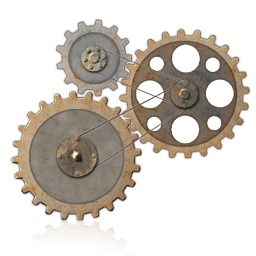
#> input picture Image.jpg, 256 x 256 px
$ python laplacian.py   (Python 2 division)
#> lines starting #> are read from the running program, lines starting #| are printed output that depends on the picture
import random
import cv2
import numpy as np

#loading original image
image = cv2.imread('Image.jpg')
#> image is the input picture: shape (256, 256, 3); mean B, G, R 196.9, 204.2, 209.9
cv2.imshow("Original", image)

#converting to YUV
image = cv2.cvtColor(image, cv2.COLOR_RGB2YCR_CB)
#> image: shape (256, 256, 3); mean of channels 0, 1, 2 202.6, 123.9, 132.1
src = image.copy()

#adding noise
for i in range(256):
    for j in range(256):
        noise = random.gauss(0, 5)
    	if (src[i, j, 0] + noise <= 255):
    	    src[i, j, 0] += noise
    	else:
    	    src[i, j, 0] -= noise
#> src: shape (256, 256, 3); mean of channels 0, 1, 2 199.9, 123.9, 132.1
srcRGB = cv2.cvtColor(src, cv2.COLOR_YCR_CB2RGB)
cv2.imshow("with noise", srcRGB)

#Using Gaussian filter
dst = cv2.GaussianBlur(src, (3, 3), 3)
#> dst: shape (256, 256, 3); mean of channels 0, 1, 2 199.9, 123.9, 132.1
dst = cv2.cvtColor(dst, cv2.COLOR_YCR_CB2RGB)
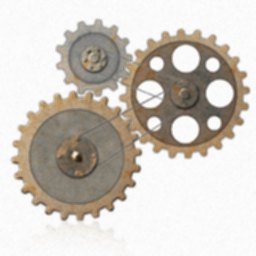
#> dst: shape (256, 256, 3); mean B, G, R 194.2, 201.4, 207.2
dstLaplace = dst.copy()
cv2.imshow("Gaussian", dst)

#Using Laplace operator
dstLaplace = cv2.Laplacian(dstLaplace, 0, 50)
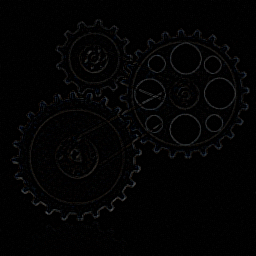
#> dstLaplace: shape (256, 256, 3); mean B, G, R 3.2, 3, 3.1
cv2.imshow("Laplacian", dstLaplace)

#waiting ESC key
while True:
    key = cv2.waitKey(1)
#> (key Esc is pressed here)
    if key == 27: break

$ run again, with box-rotated.jpg copied over Image.jpg
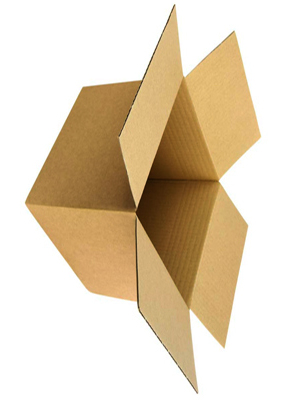
#> input picture box-rotated.jpg, 300 x 400 px
#> image is the input picture: shape (400, 300, 3); mean B, G, R 188.1, 211.3, 226.8
#> image: shape (400, 300, 3); mean of channels 0, 1, 2 206.1, 115.1, 139.7
#> `dstLaplace = cv2.Laplacian(dstLaplace, 0, 50)`:
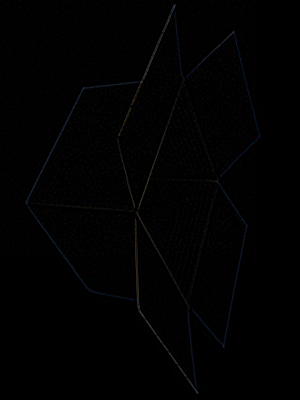
#> dstLaplace: shape (400, 300, 3); mean B, G, R 1.5, 1.3, 1.3

$ run again, with box.jpg copied over Image.jpg
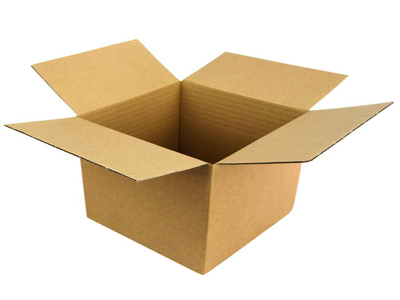
#> input picture box.jpg, 400 x 300 px
#> image is the input picture: shape (300, 400, 3); mean B, G, R 188.2, 211.3, 226.8
#> image: shape (300, 400, 3); mean of channels 0, 1, 2 206.1, 115.1, 139.7
#> `dstLaplace = cv2.Laplacian(dstLaplace, 0, 50)`:
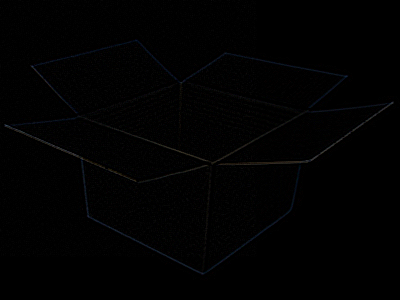
#> dstLaplace: shape (300, 400, 3); mean B, G, R 1.5, 1.3, 1.3
